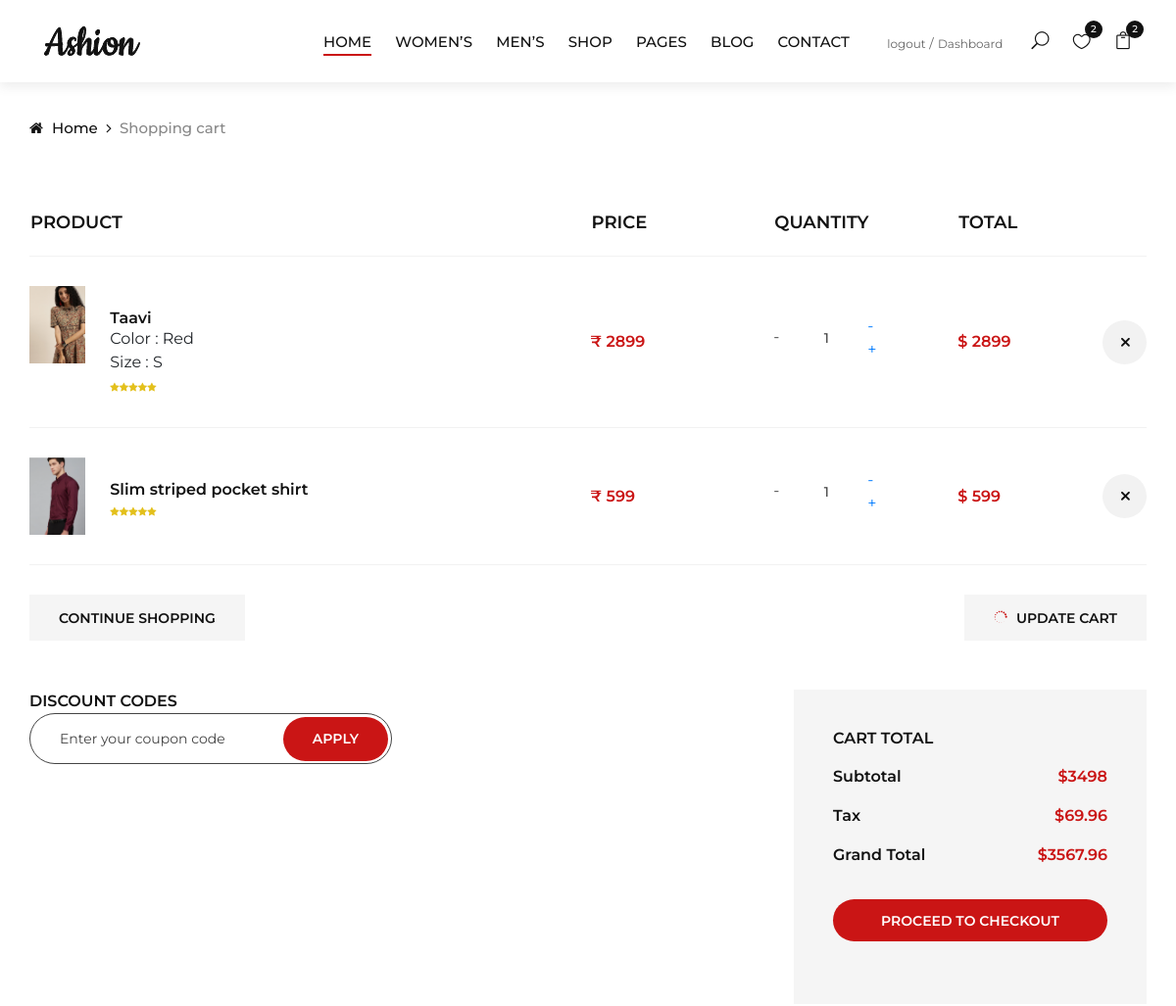
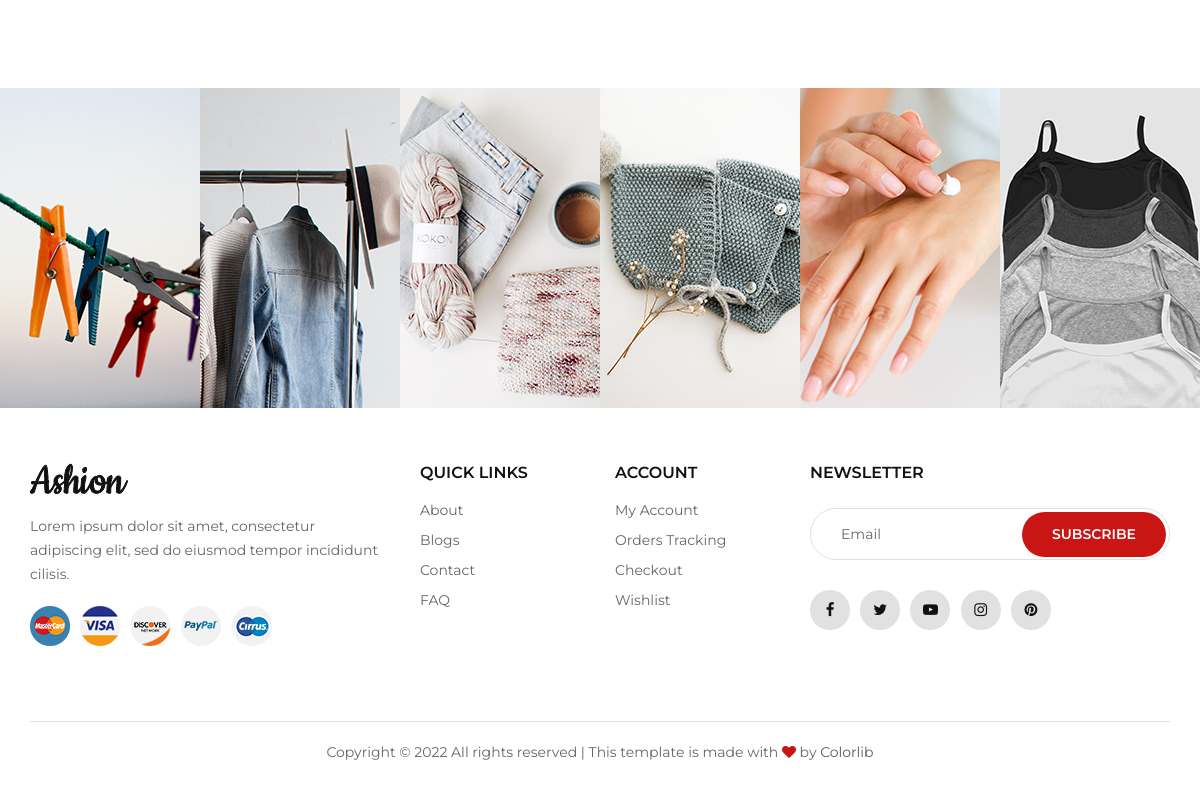
Before: /cart/ (signed in) with the older database file (2 pictures, top to bottom).
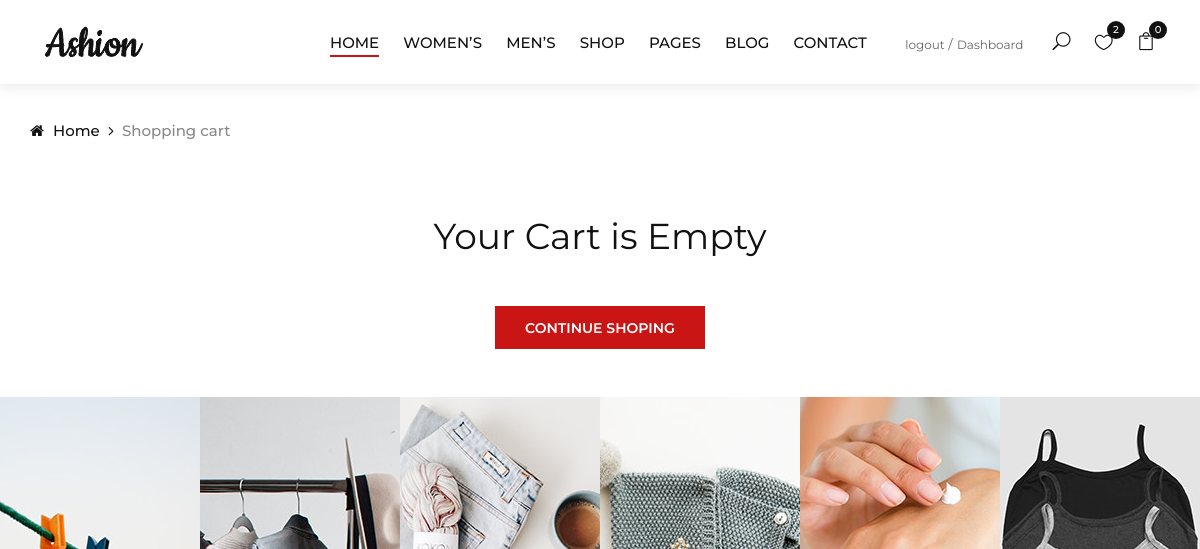
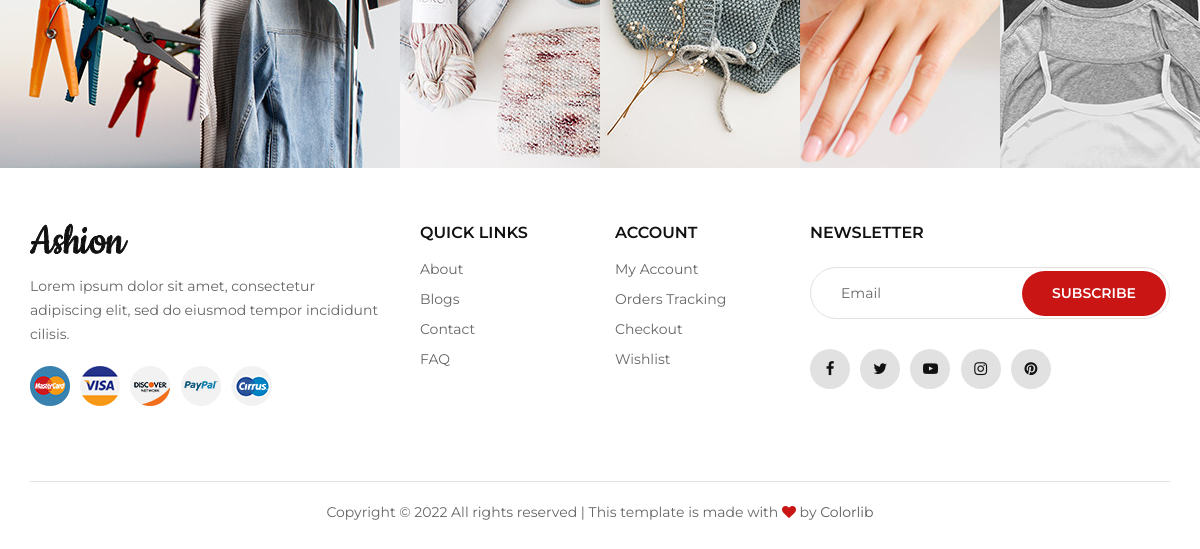
After: the same page with the newer database file (2 pictures, top to bottom).
### carts/models.py (models this page shows, shortened)
class CartItem(models.Model):
    user = models.ForeignKey(Account, on_delete=models.CASCADE, null=True)
    product = models.ForeignKey(Product, on_delete=models.CASCADE)
    variations = models.ManyToManyField(Variation, blank=True)
    cart = models.ForeignKey(Cart, on_delete=models.CASCADE,null=True)
    quantity = models.IntegerField()
    is_active = models.BooleanField(default=True)
    def sub_total(self):
        return self.product.price * self.quantity

### store/models.py (models this page shows, shortened)
class Product(models.Model):
    product_name = models.CharField(max_length=255, unique=True)
    slug = models.SlugField(max_length=255, unique=True)
    description = models.TextField(max_length=500, blank=True)
    price = models.IntegerField()
    stock = models.IntegerField()
    images = models.ImageField(upload_to='photos/products')
    cropping = ImageRatioField('images', '512x512')
    image_1 = models.ImageField(upload_to='photos/products',blank=True)
    image_2 = models.ImageField(upload_to='photos/products',blank=True)
    image_3 = models.ImageField(upload_to='photos/products',blank=True)
    image_4 = models.ImageField(upload_to='photos/products',blank=True)
    is_available = models.BooleanField(default=True)
    category = models.ForeignKey(Category, on_delete=models.CASCADE)
    created_date = models.DateTimeField(auto_now_add=True)
    modified_date = models.DateTimeField(auto_now=True)
    def get_url(self):
        return reverse('product_detail',args=[self.category.slug, self.slug])

class Variation(models.Model):
    product = models.ForeignKey(Product, on_delete=models.CASCADE)
    variation_category = models.CharField(max_length=100, choices= variation_category_choice)
    variation_value = models.CharField(max_length=100)
    is_active = models.BooleanField(default=True)
    created_date = models.DateTimeField(auto_now_add=True)
    objects = VariationManager()

### carts/views.py (the view)
# urls.py: path('cart/',include('carts.urls')),
def cart(request, total=0, quantity=0, cart_items=None):
    try:
        tax = 0
        grand_total = 0
        if request.user.is_authenticated:
            cart_items = CartItem.objects.filter(user=request.user, is_active=True)
        else:
            cart = Cart.objects.get(cart_id=_cart_id(request))
            cart_items = CartItem.objects.filter(cart=cart, is_active=True)
        for cart_item in cart_items:
            total +=(cart_item.product.price * cart_item.quantity)
            quantity += cart_item.quantity
        tax = (2 * total)/100
        grand_total = total + tax
    except ObjectDoesNotExist:
        pass
    context ={
        'total' : total,
        'quantity' : quantity,
        'cart_items' : cart_items,
        'tax' : tax,
        'grand_total' : grand_total
    }
    return render (request, 'cart.html', context)

### carts/context_processors.py (called while the page is built)
def counter(request):
    cart_count = 0
    if 'admin' in request.path:
        return{}
    else :
        try:
            cart = Cart.objects.filter(cart_id = _cart_id(request))
            if request.user.is_authenticated:
                cart_items = CartItem.objects.all().filter(user=request.user)
            else :
                cart_items = CartItem.objects.all().filter(cart=cart[:1])
            for cart_item in cart_items:
                cart_count += cart_item.quantity
        except Cart.DoesNotExist:
            cart_count = 0
    return dict(cart_count=cart_count)

### carts/views.py (called while the page is built)
def _cart_id(request):
    cart = request.session.session_key
    if not cart :
        cart = request.session.create()
    return cart

### category/context_processors.py (called while the page is built)
def menu_links(request):
    links = Category.objects.all()
    return dict(links=links)

### templates/cart.html (shortened to what the changed rows need)
{% extends 'base.html' %}
{% load static %}
{% block content %}
{% if not cart_items %}
<br><br><br>
<div class="text-center">
<h2 class="text-center">Your Cart is Empty</h2>
<br><br>
<a href="{% url 'store' %}" class="primary-btn text-center">Continue Shoping</a>
<br><br><br>
</div>
{% else %}
<section class="shop-cart spad">
    <div class="container">
        <div class="row">
            <div class="col-lg-12">
                <div class="shop__cart__table">
                    <table>
                        <thead>
                            <tr>
                                <th>Product</th>
                                <th>Price</th>
                                <th>Quantity</th>
                                <th>Total</th>
                                <th></th>
                            </tr>
                        </thead>
                        <tbody>
                            {% for cart_items in cart_items %}
                            <tr>
                                <td class="cart__product__item">
                                    <img src="{{cart_items.product.images.url}}" alt="">
                                    <div class="cart__product__item__title">
                                       <a href="{{ cart_items.product.get_url }}"><h6>{{cart_items.product.product_name}}</h6></a>
                                       {% if cart_items.variations.all %}
                                       {% for item in cart_items.variations.all %}
                                       {{item.variation_category | capfirst}} : {{item.variation_value | capfirst}} <br>
                                       {% endfor %}
                                       {% endif %}
                                        <div class="rating">
                                            <i class="fa fa-star"></i>
                                            <i class="fa fa-star"></i>
                                            <i class="fa fa-star"></i>
                                            <i class="fa fa-star"></i>
                                            <i class="fa fa-star"></i>
                                        </div>
                                    </div>
                                </td>
                                <td class="cart__price">₹ {{cart_items.product.price}}</td>
                                <td class="cart__quantity">
                                    <div class="pro-qty">
                                        <span><a href="{% url 'remove_cart' cart_items.product.id cart_items.id %}">-</a></span>
                                        <input type="text" value="{{cart_items.quantity}}">
                                        <span><a href="{% url 'add_cart' cart_items.product.id %}">+</a></span>
                                    </div>
                                </td>
                                <td class="cart__total">$ {{cart_items.sub_total}}</td>
                                <td class="cart__close"><a href="{% url 'remove_cart_item' cart_items.product.id cart_items.id %}" onclick ="return confirm('Are you sure you want to delete the item .?')"><span  class="icon_close"></span></a></td>
                            </tr>
                            {% endfor %}
                        </tbody>
                    </table>
                </div>
            </div>
        </div>
        <div class="row">
            <div class="col-lg-6 col-md-6 col-sm-6">
                <div class="cart__btn">
                    <a href="{% url 'store' %}">Continue Shopping</a>
                </div>
            </div>
            <div class="col-lg-6 col-md-6 col-sm-6">
                <div class="cart__btn update__btn">
                    <a href="#"><span class="icon_loading"></span> Update cart</a>
                </div>
            </div>
        </div>
        <div class="row">
            <div class="col-lg-6">
                <div class="discount__content">
                    <h6>Discount codes</h6>
                    <form action="#">
                        <input type="text" placeholder="Enter your coupon code">
                        <button type="submit" class="site-btn">Apply</button>
                    </form>
                </div>
            </div>
            <div class="col-lg-4 offset-lg-2">
                <div class="cart__total__procced">
                    <h6>Cart total</h6>
                    <ul>
                        <li>Subtotal <span>${{total}}</span></li>
                        <li>Tax <span>${{tax}}</span></li>
                        <li>Grand Total <span>${{grand_total}}</span></li>
                    </ul>
                    <a href="{% url 'checkout' %}" class="primary-btn">Proceed to checkout</a><br>
                </div>
            </div>
        </div>
    </div>
</section>
{% endif %}
{% endblock content %}

Changed rows visible on the page:
removed CartItem: product.images (picture), product.product_name "Taavi", product.price "2899", quantity "1", sub_total "2899"
no longer on this page (row unchanged): Variation: variation_category "Color", variation_value "Red"
no longer on this page (row unchanged): Variation: variation_category "Size", variation_value "S"
removed CartItem: product.images (picture), product.product_name "Slim striped pocket shirt", product.price "599", quantity "1", sub_total "599"
Other visible differences:
{{ cart_count }}: "2" → "0"
{{ total }}: "3498" → (not shown)
{{ tax }}: "69.96" → (not shown)
{{ grand_total }}: "3567.96" → (not shown)
text no longer shown: "PRODUCT PRICE QUANTITY TOTAL CONTINUE SHOPPING UPDATE CART DISCOUNT CODES APPLY CART TOTAL Subtotal $ Tax $ Grand Total $ PROCEED TO CHECKOUT"
text now shown: "Your Cart is Empty CONTINUE SHOPING"
